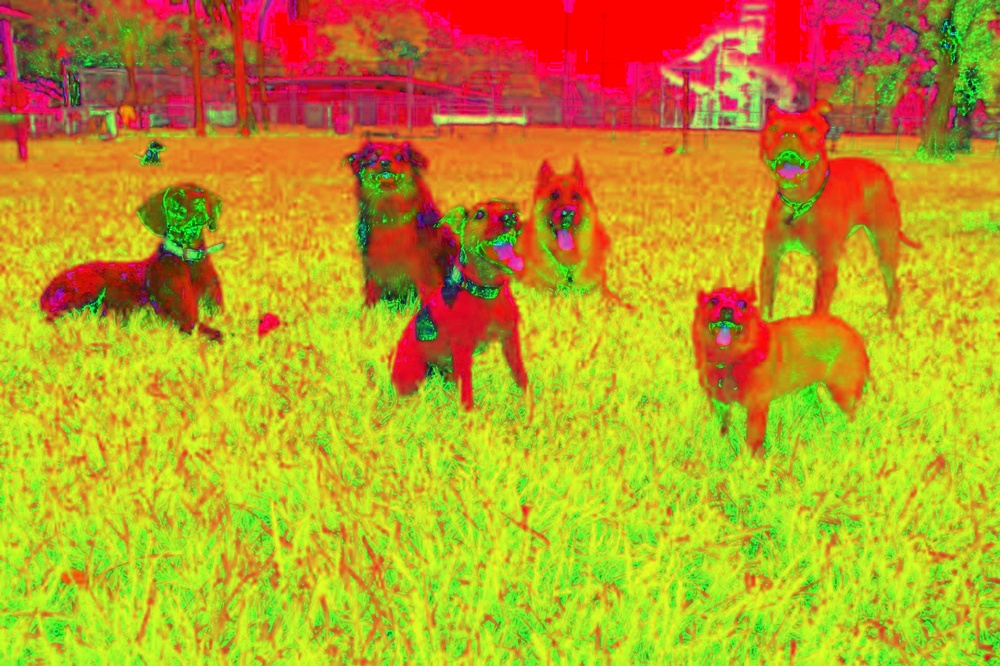
#> input picture server/HSV_image.jpg, 1000 x 666 px, shrunk from 1280 x 853 before the run
$ python image_segmentation.py HSV_image.jpg
#> lines starting #> are read from the running program, lines starting #| are printed output that depends on the picture; after the words box and inside, x2 and y2 are one past the last pixel; in counts of white or black regions, pixels touching at a corner belong together
import cv2
import numpy as np
import sys
import cv2
import firebase_admin
from firebase_admin import credentials, storage
import requests


# Get image URL from command line argument
image_url = sys.argv[1]

# Download image from URL
print("Downloading image from URL:", image_url)
response = requests.get(image_url)
if response.status_code != 200:
    print("Error: Unable to download image. HTTP status code:", response.status_code)
    sys.exit(1)

# Decode image data
print("Decoding image data...")
image_data = np.frombuffer(response.content, dtype=np.uint8)
image = cv2.imdecode(image_data, cv2.IMREAD_COLOR)
#> image is the input picture: shape (666, 1000, 3); mean B, G, R 39.1, 158.1, 186.6

# Check if image is loaded successfully
if image is None:
    print("Error: Unable to decode image from URL.")
    sys.exit(1)

# Initialize Firebase Admin SDK with your Firebase configuration
firebase_config = {
    "apiKey": "AIzaSyAPmI2GrAGRim5IRKJbnbzkh_vkss8d2tk",
    "authDomain": "xenesis-ff41b.firebaseapp.com",
    "projectId": "xenesis-ff41b",
    "storageBucket": "xenesis-ff41b.appspot.com",
    "messagingSenderId": "817731298821",
    "appId": "1:817731298821:web:bde1873ed1e25a093e5e6c",
    "measurementId": "G-2NC81SKZDN",
    "databaseURL": "https://xenesis-ff41b-default-rtdb.firebaseio.com",
}

print("Initializing Firebase Admin SDK...")
cred = credentials.Certificate(r"C:\Users\Galaxy\Desktop\Projects\visio\server\xenesis-ff41b-firebase-adminsdk-rb0f6-989c5dfcb1.json")
firebase_admin.initialize_app(cred, firebase_config)
bucket = storage.bucket()

# Rest of your code for image segmentation and processing
# Image processing steps
blurred_image = cv2.GaussianBlur(image, (15, 15), 0)
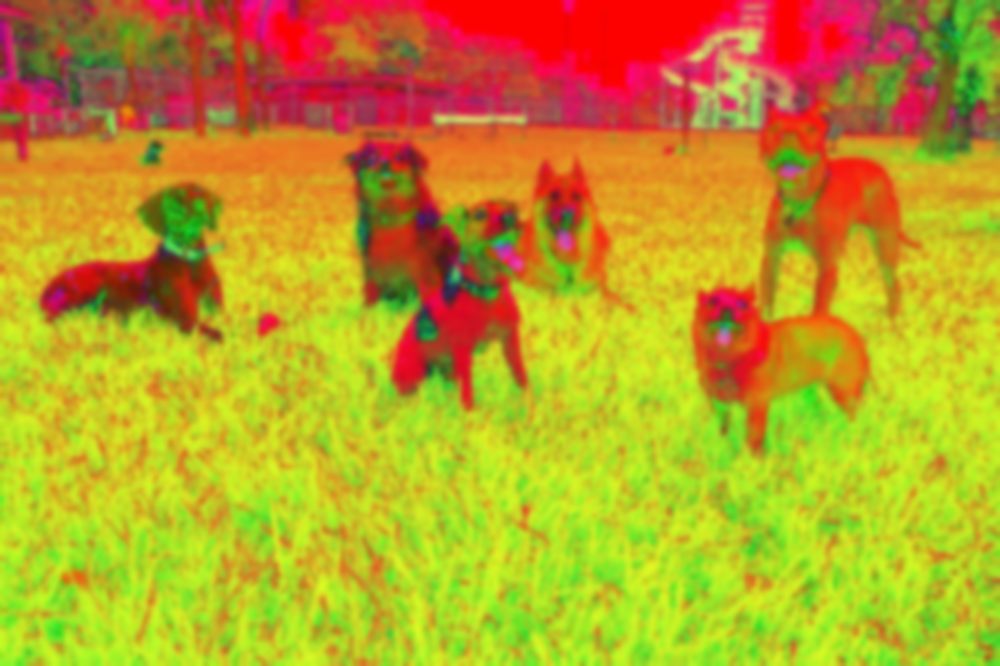
#> blurred_image: shape (666, 1000, 3); mean B, G, R 39.1, 158.1, 186.6

# Convert the blurred image to grayscale
gray_blurred_image = cv2.cvtColor(blurred_image, cv2.COLOR_BGR2GRAY)
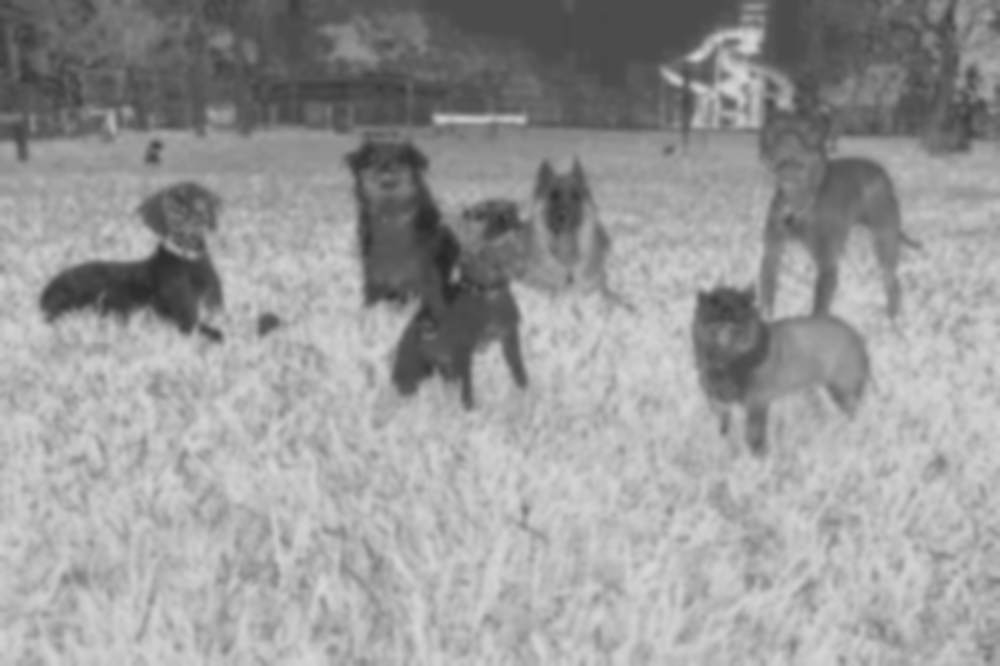
#> gray_blurred_image: shape (666, 1000); min 40, max 216, mean 153.1

# Perform Otsu's thresholding to segment the image
_, segmented_image = cv2.threshold(gray_blurred_image, 0, 255, cv2.THRESH_BINARY + cv2.THRESH_OTSU)
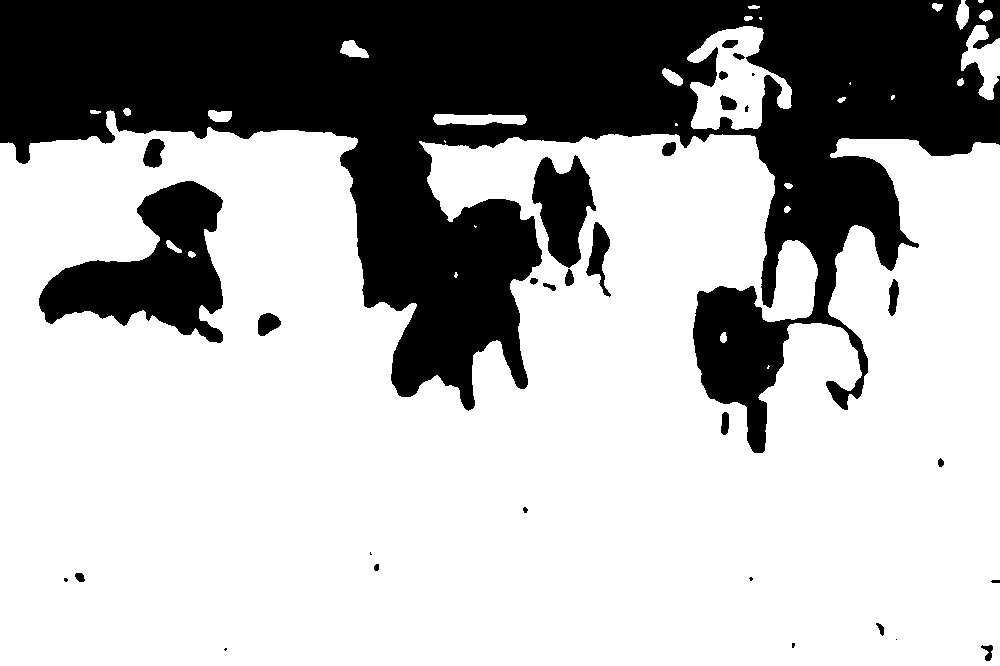
#> segmented_image: shape (666, 1000); 68.9% white; 31 black regions (8 under 20 px), largest, box (x1, y1, x2, y2) and area: (0, 0, 1000, 453) 184969, (39, 181, 223, 343) 14837, (532, 155, 596, 268) 4324

# Upload original image to Firebase Storage
blob = bucket.blob('original.jpg')
cv2.imwrite('original.jpg', image)
blob.upload_from_filename('original.jpg')
original_img_url = blob.public_url

# Upload segmented image to Firebase Storage
blob = bucket.blob('segmented.jpg')
cv2.imwrite('segmented.jpg', segmented_image)
blob.upload_from_filename('segmented.jpg')
segmented_img_url = blob.public_url


# Set ACL (Access Control List) to allow public access to the segmented image
#> (the run stopped early here; a loop or call above may not have finished)

$ run again, on server/YCrCb_image.jpg
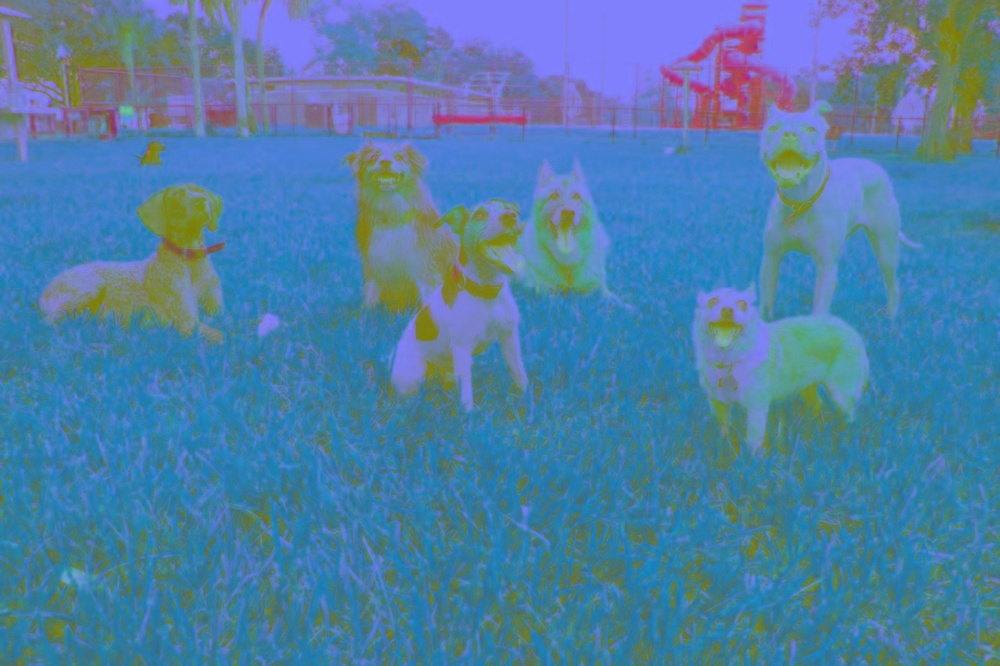
#> input picture server/YCrCb_image.jpg, 1000 x 666 px, shrunk from 1280 x 853 before the run
#> image is the input picture: shape (666, 1000, 3); mean B, G, R 164.9, 125.7, 78.3
#> `gray_blurred_image = cv2.cvtColor(blurred_image, cv2.COLOR_BGR2GRAY)`:
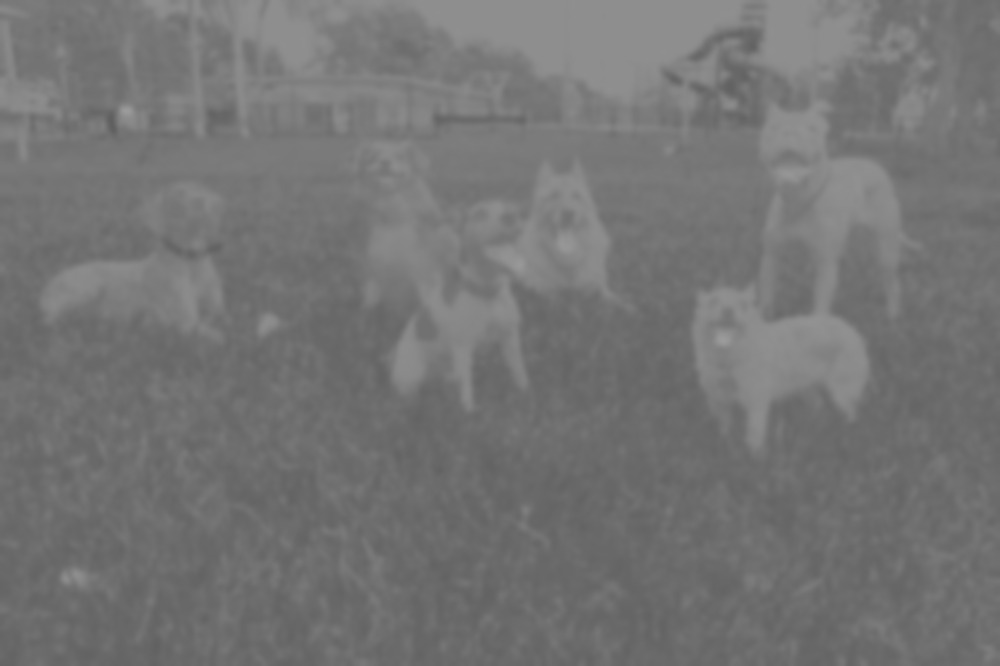
#> gray_blurred_image: shape (666, 1000); min 95, max 155, mean 116
#> `_, segmented_image = cv2.threshold(gray_blurred_image, 0, 255, cv2.THR..`:
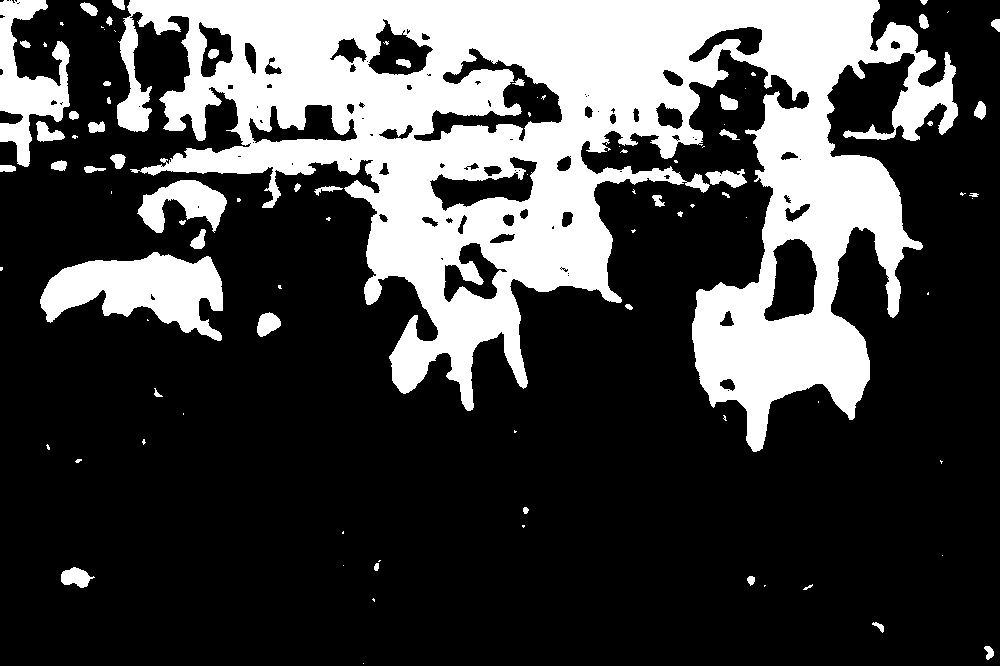
#> segmented_image: shape (666, 1000); 27.5% white; 94 white regions (48 under 20 px), largest, box (x1, y1, x2, y2) and area: (117, 0, 958, 452) 160823, (40, 252, 223, 341) 9254, (0, 0, 70, 167) 5345
